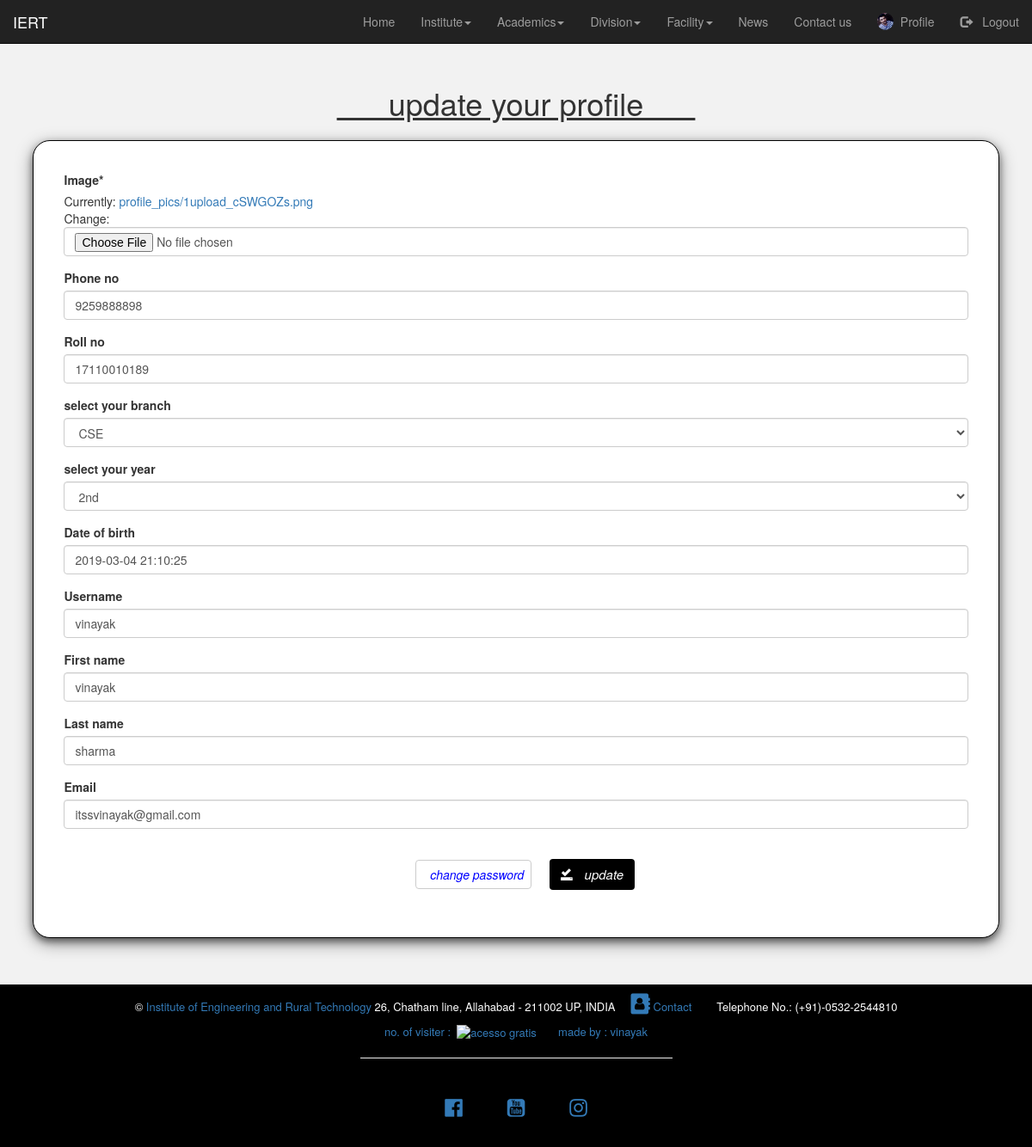
The page /Profile_update/ (signed in) on the database as committed earlier.
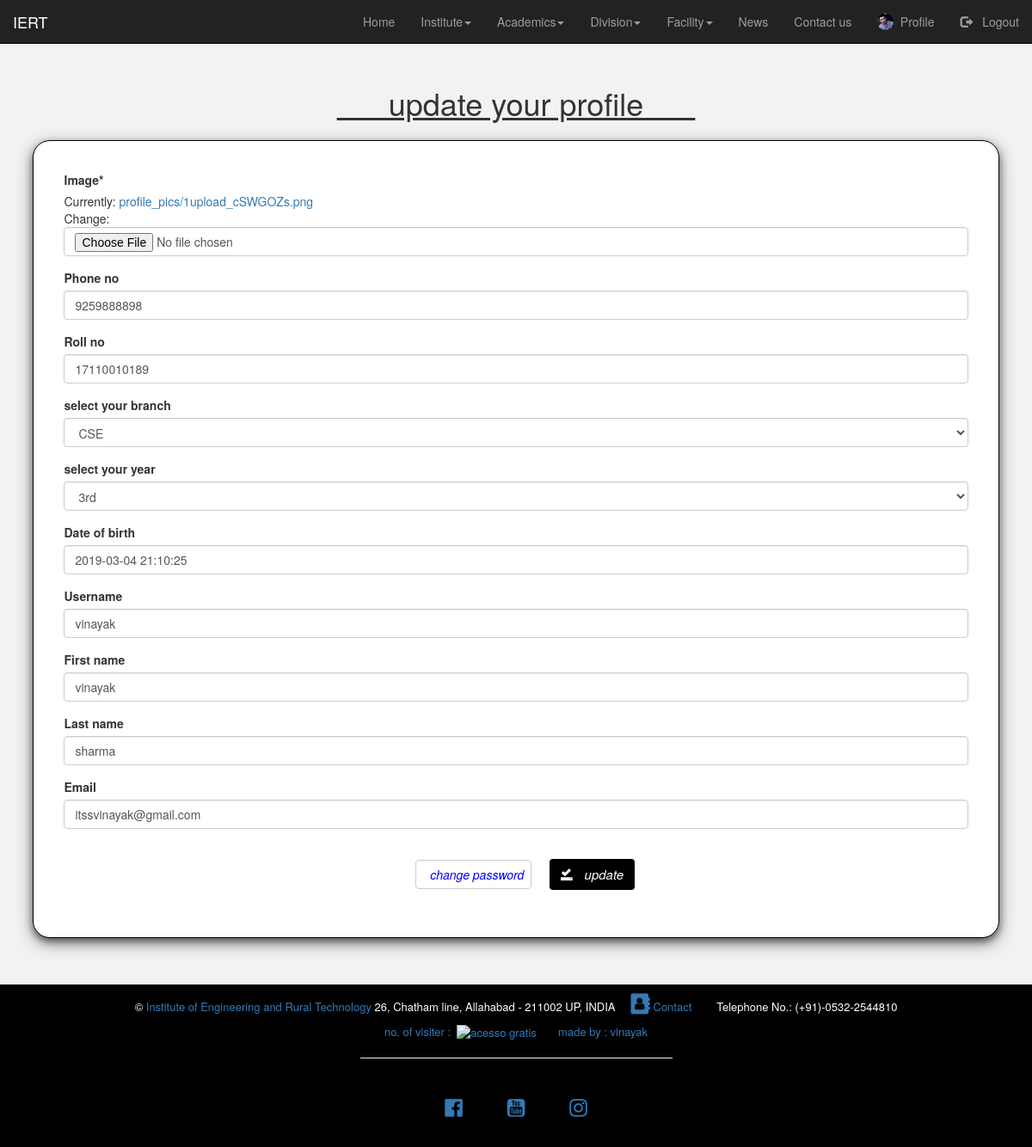
The same page on the database as committed later.
### user/models.py (models this page shows, shortened)
class User_details(models.Model):
    user=models.OneToOneField(User, on_delete=models.CASCADE)
    phone_no=models.CharField(default='', max_length=20)
    branch=models.CharField(default='', max_length=20)
    year = models.CharField(default='', max_length=20)
    roll_no=models.CharField(default='', max_length=30)
    date_of_birth=models.DateTimeField(default=timezone.now)

### user/views.py (the view, shortened to what this page needs)
# urls.py: path('Profile_update/', user.Profile_update, name='Profile_update'),
@login_required
def Profile_update(request):
    pd_form = User_detailsForm(instance=request.user.user_details)
    p_form = ProfileUpdateForm(instance=request.user.profile)
    u_form = UserUpdateForm(instance=request.user)
    context = {
        'pd_form':pd_form,
        'p_form':p_form,
        'u_form': u_form,
        'title':'profile',
    }
    return render(request, 'user/profile_update.html', context)

### user/forms.py
class User_detailsForm(forms.ModelForm):
    year_list=[
                ('1st', '1st'),
                ('2nd', '2nd'),
                ('3rd', '3rd'),
                ('4th', '4th'),
             ]
    branch_list=[
                 ('CSE', 'CSE'),
                 ('ELEX', 'ELEX'),
                 ('IP', 'IP'),
                ]
    phone_no = forms.CharField(max_length=20, required=False)
    branch=forms.CharField(max_length=20,label='select your branch', widget=forms.Select(choices=branch_list), required=False)
    roll_no = forms.CharField(max_length=30, required=False)
    year = forms.CharField(max_length=20, label='select your year', widget=forms.Select(choices=year_list), required=False)
    date_of_birth = forms.DateTimeField(required=False)
    class Meta:
        model = User_details
        fields = ['phone_no', 'roll_no', 'branch', 'year', 'date_of_birth']

class ProfileUpdateForm(forms.ModelForm):
    class Meta:
        model = Profile
        fields = ['image']

### user/templates/user/profile_update.html (shortened to what this page needs)
{% extends "home/index.html" %}
{% load crispy_forms_tags %}
{% block start %}
<center><h1><ins> &nbsp; &nbsp; &nbsp; update your profile &nbsp; &nbsp; &nbsp;</ins></h1></center>
<form method="POST" enctype="multipart/form-data" class="update_form" style="background: white;">
       {{p_form|crispy}}
       {{pd_form|crispy}}
       {{u_form|crispy}}
  <center>
    <button style="display: inline; margin: 2%;" class="btn btn-default"><a href="{% url 'password_reset' %}" style="text-decoration: none; color: blue; padding: 4%;">change password</a></sub>
    <button style="background: black; color:white; font-size: 1.5rem;" class="btn btn-outline-info" type="sumbit"><span class="glyphicon glyphicon-saved"></span> &nbsp; update</button>
  </center>
</form>
{% endblock %}

Rows that differ between the two databases and show on the page:
changed User_details "CSE": year "2nd" → "3rd"
